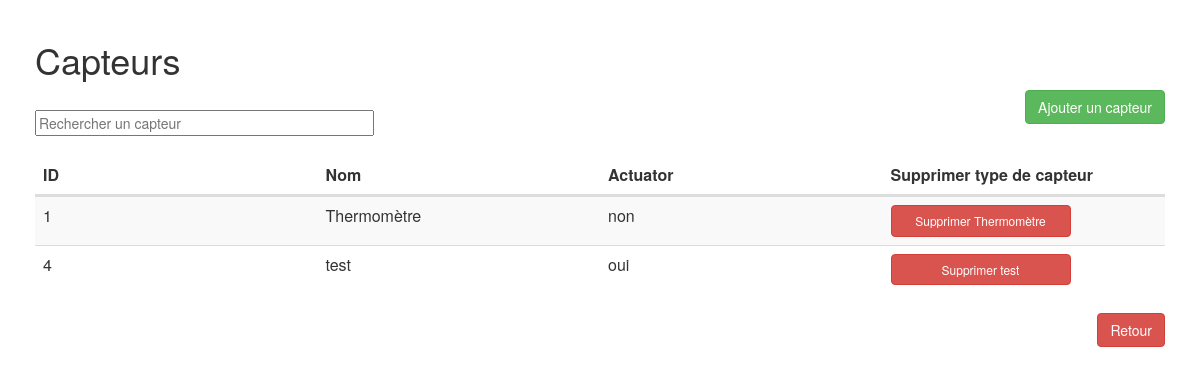
Before: /Modele/Admin/createSensorType.php with the older database file.
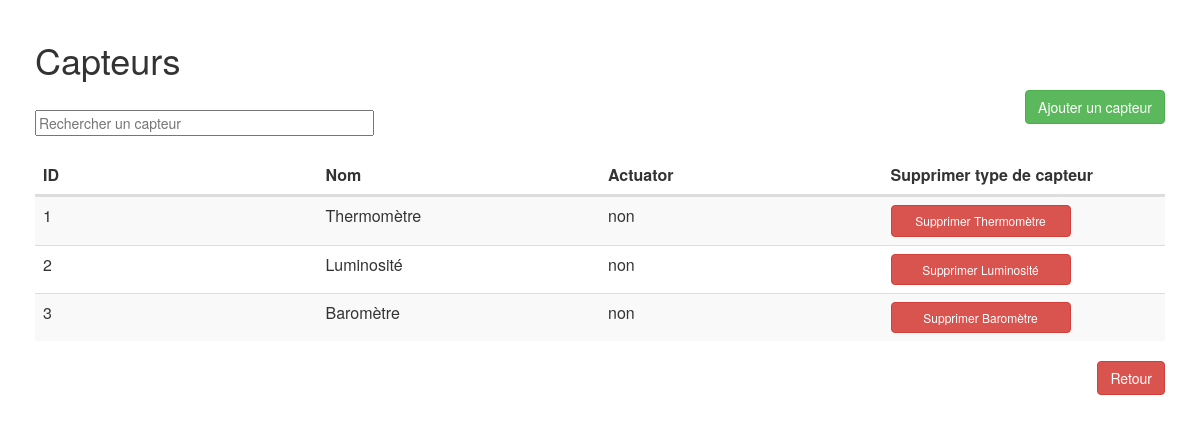
After: the same page with the newer database file.
### tables this page shows
CREATE TABLE IF NOT EXISTS `sensortype` (
  `ID` int(11) NOT NULL AUTO_INCREMENT,
  `Name` varchar(20) NOT NULL,
  `IsActuator` tinyint(4) NOT NULL,
  PRIMARY KEY (`ID`)
);

### Modele/Admin/createSensorType.php (called while the page is built, shortened)
<?php
       include("Vue/administration/typesCapteurs/typesCapteurs.php");
  ?>

### Modele/Admin/admin.php (the view, shortened to what this page needs)
<?php
    function getsensortype($db){
      $reponse = $db->query('SELECT * FROM sensortype');
      return $reponse;
    }
    function genTableSensor()
    {
      require("Modele/connexion.php");
      $Sensors = getsensortype($db)->fetchAll();
      $SensorsTypes = getsensortype($db)->fetchAll();
      for ($i = 0; $i<count($Sensors); $i++) {
        $ID = $Sensors[$i]['ID'];
        $Name = $Sensors[$i]['Name'];
        $Actuator = $SensorsTypes[$i]['IsActuator'];
        if($Actuator==1)
        {
          $Actuator = 'oui';
        }
        else {
          $Actuator = 'non';
        }
        echo (' <tr>
           <td>'.$ID.'</td>
           <td>'.$Name.'</td>
           <td>'.$Actuator.'</td>
           <td>
           <a id="suprSensorBtn" data-toggle="confirmation" data-singleton="true"
               href="index.php?cible=deleteSensorType&sensorTypeId='.$ID.'"
               class="btn btn-danger"
               data-title="Êtes-vous sûr ?"
               data-btn-ok-label="Oui"
               data-btn-cancel-label="Non"
               role="button" data-popout="true">
               Supprimer '.$Name.'
           </a></td>
           </tr>');
      }
    }
?>

Changed rows visible on the page:
removed sensortype: ID "4", Name "test", IsActuator "oui"
added sensortype: ID "2", Name "Luminosité", IsActuator "non"
added sensortype: ID "3", Name "Baromètre", IsActuator "non"
